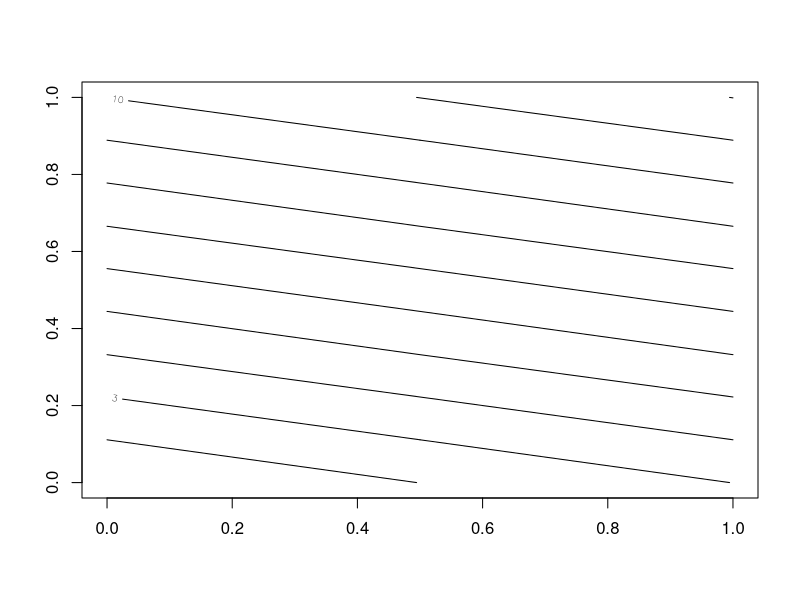
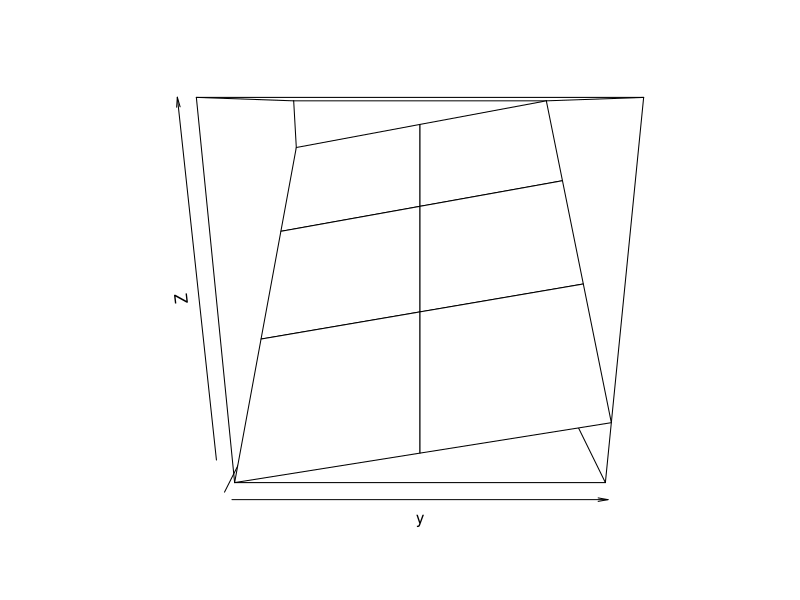
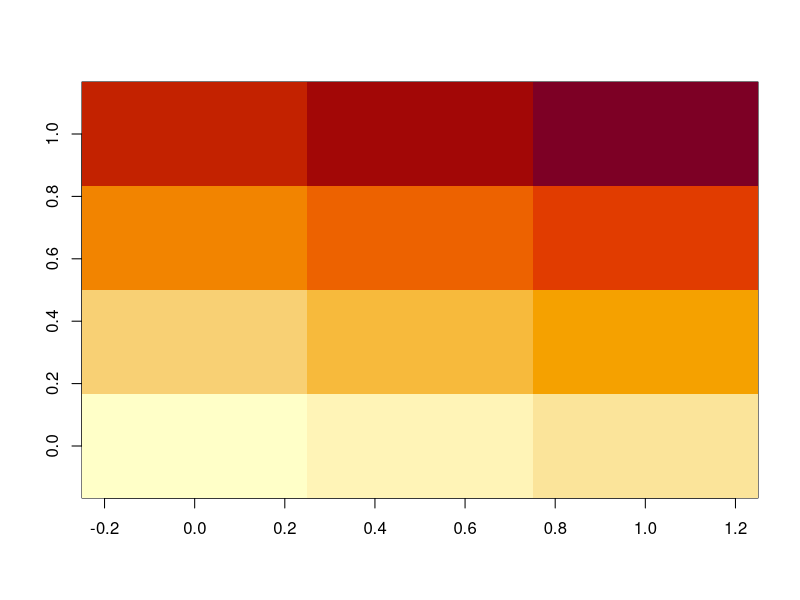

Recreate these plots in R, in order.
matrix(0, 3, 4)
x <- seq(1, 12)
matrix(x, 3, 4)
y <- matrix(x, 3, 4)
print(y)
y[2, 3]
y[2, ]
y[, 3]
y[1:3, ]
contour(y)
persp(y)
image(y)
